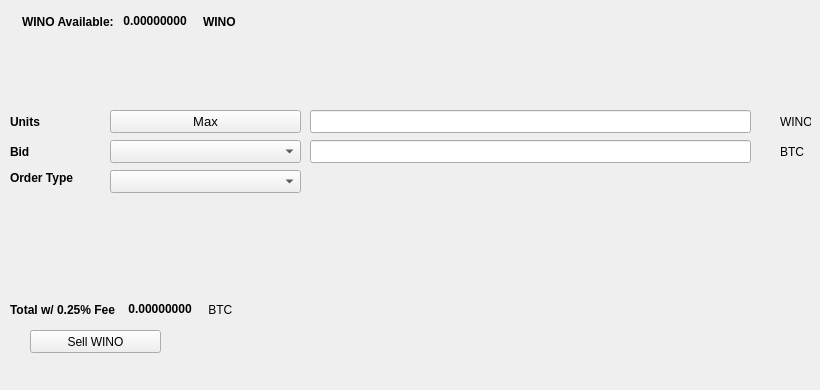
   <widget class="QWidget" name="SellTab">
    <attribute name="title">
     <string>Sell</string>
    </attribute>
    <widget class="QLabel" name="label_16">
     <property name="geometry">
      <rect>
       <x>780</x>
       <y>140</y>
       <width>31</width>
       <height>23</height>
      </rect>
     </property>
     <property name="text">
      <string>BTC</string>
     </property>
    </widget>
    <widget class="QComboBox" name="SellBidcomboBox">
     <property name="geometry">
      <rect>
       <x>110</x>
       <y>140</y>
       <width>191</width>
       <height>23</height>
      </rect>
     </property>
     <property name="font">
      <font>
       <pointsize>10</pointsize>
      </font>
     </property>
    </widget>
    <widget class="QLabel" name="label_18">
     <property name="geometry">
      <rect>
       <x>10</x>
       <y>110</y>
       <width>46</width>
       <height>23</height>
      </rect>
     </property>
     <property name="font">
      <font>
       <weight>75</weight>
       <bold>true</bold>
      </font>
     </property>
     <property name="text">
      <string>Units</string>
     </property>
    </widget>
    <widget class="QPushButton" name="Sell_Max_Amount">
     <property name="geometry">
      <rect>
       <x>110</x>
       <y>110</y>
       <width>191</width>
       <height>23</height>
      </rect>
     </property>
     <property name="font">
      <font>
       <pointsize>10</pointsize>
      </font>
     </property>
     <property name="text">
      <string>Max</string>
     </property>
    </widget>
    <widget class="QLabel" name="label_20">
     <property name="geometry">
      <rect>
       <x>10</x>
       <y>170</y>
       <width>91</width>
       <height>16</height>
      </rect>
     </property>
     <property name="font">
      <font>
       <weight>75</weight>
       <bold>true</bold>
      </font>
     </property>
     <property name="text">
      <string>Order Type</string>
     </property>
    </widget>
    <widget class="QComboBox" name="SellOrdertypeCombo">
     <property name="geometry">
      <rect>
       <x>110</x>
       <y>170</y>
       <width>191</width>
       <height>23</height>
      </rect>
     </property>
     <property name="font">
      <font>
       <pointsize>10</pointsize>
      </font>
     </property>
    </widget>
    <widget class="QLabel" name="label_21">
     <property name="geometry">
      <rect>
       <x>10</x>
       <y>140</y>
       <width>46</width>
       <height>23</height>
      </rect>
     </property>
     <property name="font">
      <font>
       <weight>75</weight>
       <bold>true</bold>
      </font>
     </property>
     <property name="text">
      <string>Bid</string>
     </property>
    </widget>
    <widget class="QLabel" name="label_22">
     <property name="geometry">
      <rect>
       <x>780</x>
       <y>110</y>
       <width>31</width>
       <height>23</height>
      </rect>
     </property>
     <property name="text">
      <string>WINO</string>
     </property>
    </widget>
    <widget class="QLineEdit" name="UnitsInputWINO">
     <property name="geometry">
      <rect>
       <x>310</x>
       <y>110</y>
       <width>441</width>
       <height>23</height>
      </rect>
     </property>
     <property name="font">
      <font>
       <pointsize>9</pointsize>
       <weight>75</weight>
       <bold>true</bold>
      </font>
     </property>
    </widget>
    <widget class="QLineEdit" name="SellBidPriceEdit">
     <property name="geometry">
      <rect>
       <x>310</x>
       <y>140</y>
       <width>441</width>
       <height>23</height>
      </rect>
     </property>
     <property name="font">
      <font>
       <pointsize>9</pointsize>
       <weight>75</weight>
       <bold>true</bold>
      </font>
     </property>
    </widget>
    <widget class="QPushButton" name="SellWINOBTN">
     <property name="geometry">
      <rect>
       <x>30</x>
       <y>330</y>
       <width>131</width>
       <height>23</height>
      </rect>
     </property>
     <property name="text">
      <string>Sell WINO</string>
     </property>
     <property name="icon">
      <iconset resource="../wino">
       <normaloff>:/icons/bitcoin</normaloff>:/icons/bitcoin</iconset>
     </property>
    </widget>
    <widget class="QWidget" name="layoutWidget3">
     <property name="geometry">
      <rect>
       <x>22</x>
       <y>12</y>
       <width>258</width>
       <height>19</height>
      </rect>
     </property>
     <layout class="QHBoxLayout" name="horizontalLayout">
      <item>
       <widget class="QLabel" name="label232_2">
        <property name="font">
         <font>
          <weight>75</weight>
          <bold>true</bold>
         </font>
        </property>
        <property name="text">
         <string>WINO Available:</string>
        </property>
       </widget>
      </item>
      <item>
       <widget class="QLabel" name="WINOAvailableLabel">
        <property name="palette">
         <palette>
          <active>
           <colorrole role="WindowText">
            <brush brushstyle="SolidPattern">
             <color alpha="255">
              <red>0</red>
              <green>0</green>
              <blue>0</blue>
             </color>
            </brush>
           </colorrole>
           <colorrole role="Button">
            <brush brushstyle="SolidPattern">
             <color alpha="255">
              <red>0</red>
              <green>170</green>
              <blue>0</blue>
             </color>
            </brush>
           </colorrole>
           <colorrole role="Light">
            <brush brushstyle="SolidPattern">
             <color alpha="255">
              <red>0</red>
              <green>255</green>
              <blue>0</blue>
             </color>
            </brush>
           </colorrole>
           <colorrole role="Midlight">
            <brush brushstyle="SolidPattern">
             <color alpha="255">
              <red>0</red>
              <green>212</green>
              <blue>0</blue>
             </color>
            </brush>
           </colorrole>
           <colorrole role="Dark">
            <brush brushstyle="SolidPattern">
             <color alpha="255">
              <red>0</red>
              <green>85</green>
              <blue>0</blue>
             </color>
            </brush>
           </colorrole>
           <colorrole role="Mid">
            <brush brushstyle="SolidPattern">
             <color alpha="255">
              <red>0</red>
              <green>113</green>
              <blue>0</blue>
             </color>
            </brush>
           </colorrole>
           <colorrole role="Text">
            <brush brushstyle="SolidPattern">
             <color alpha="255">
              <red>0</red>
              <green>170</green>
              <blue>0</blue>
             </color>
            </brush>
           </colorrole>
           <colorrole role="BrightText">
            <brush brushstyle="SolidPattern">
             <color alpha="255">
              <red>255</red>
              <green>255</green>
              <blue>255</blue>
             </color>
            </brush>
           </colorrole>
           <colorrole role="ButtonText">
            <brush brushstyle="SolidPattern">
             <color alpha="255">
              <red>0</red>
              <green>0</green>
              <blue>0</blue>
             </color>
            </brush>
           </colorrole>
           <colorrole role="Base">
            <brush brushstyle="SolidPattern">
             <color alpha="255">
              <red>255</red>
              <green>255</green>
              <blue>255</blue>
             </color>
            </brush>
           </colorrole>
           <colorrole role="Window">
            <brush brushstyle="SolidPattern">
             <color alpha="255">
              <red>0</red>
              <green>170</green>
              <blue>0</blue>
             </color>
            </brush>
           </colorrole>
           <colorrole role="Shadow">
            <brush brushstyle="SolidPattern">
             <color alpha="255">
              <red>0</red>
              <green>0</green>
              <blue>0</blue>
             </color>
            </brush>
           </colorrole>
           <colorrole role="AlternateBase">
            <brush brushstyle="SolidPattern">
             <color alpha="255">
              <red>127</red>
              <green>212</green>
              <blue>127</blue>
             </color>
            </brush>
           </colorrole>
           <colorrole role="ToolTipBase">
            <brush brushstyle="SolidPattern">
             <color alpha="255">
              <red>255</red>
              <green>255</green>
              <blue>220</blue>
             </color>
            </brush>
           </colorrole>
           <colorrole role="ToolTipText">
            <brush brushstyle="SolidPattern">
             <color alpha="255">
              <red>0</red>
              <green>0</green>
              <blue>0</blue>
             </color>
            </brush>
           </colorrole>
          </active>
          <inactive>
           <colorrole role="WindowText">
            <brush brushstyle="SolidPattern">
             <color alpha="255">
              <red>0</red>
              <green>0</green>
              <blue>0</blue>
             </color>
            </brush>
           </colorrole>
           <colorrole role="Button">
            <brush brushstyle="SolidPattern">
             <color alpha="255">
              <red>0</red>
              <green>170</green>
              <blue>0</blue>
             </color>
            </brush>
           </colorrole>
           <colorrole role="Light">
            <brush brushstyle="SolidPattern">
             <color alpha="255">
              <red>0</red>
              <green>255</green>
              <blue>0</blue>
             </color>
            </brush>
           </colorrole>
           <colorrole role="Midlight">
            <brush brushstyle="SolidPattern">
             <color alpha="255">
              <red>0</red>
              <green>212</green>
              <blue>0</blue>
             </color>
            </brush>
           </colorrole>
           <colorrole role="Dark">
            <brush brushstyle="SolidPattern">
             <color alpha="255">
              <red>0</red>
              <green>85</green>
              <blue>0</blue>
             </color>
            </brush>
           </colorrole>
           <colorrole role="Mid">
            <brush brushstyle="SolidPattern">
             <color alpha="255">
              <red>0</red>
              <green>113</green>
              <blue>0</blue>
             </color>
            </brush>
           </colorrole>
           <colorrole role="Text">
            <brush brushstyle="SolidPattern">
             <color alpha="255">
              <red>0</red>
              <green>170</green>
              <blue>0</blue>
             </color>
            </brush>
           </colorrole>
           <colorrole role="BrightText">
            <brush brushstyle="SolidPattern">
             <color alpha="255">
              <red>255</red>
              <green>255</green>
              <blue>255</blue>
             </color>
            </brush>
           </colorrole>
           <colorrole role="ButtonText">
            <brush brushstyle="SolidPattern">
             <color alpha="255">
              <red>0</red>
              <green>0</green>
              <blue>0</blue>
             </color>
            </brush>
           </colorrole>
           <colorrole role="Base">
            <brush brushstyle="SolidPattern">
             <color alpha="255">
              <red>255</red>
              <green>255</green>
              <blue>255</blue>
             </color>
            </brush>
           </colorrole>
           <colorrole role="Window">
            <brush brushstyle="SolidPattern">
             <color alpha="255">
              <red>0</red>
              <green>170</green>
              <blue>0</blue>
             </color>
            </brush>
           </colorrole>
           <colorrole role="Shadow">
            <brush brushstyle="SolidPattern">
             <color alpha="255">
              <red>0</red>
              <green>0</green>
              <blue>0</blue>
             </color>
            </brush>
           </colorrole>
           <colorrole role="AlternateBase">
            <brush brushstyle="SolidPattern">
             <color alpha="255">
              <red>127</red>
              <green>212</green>
              <blue>127</blue>
             </color>
            </brush>
           </colorrole>
           <colorrole role="ToolTipBase">
            <brush brushstyle="SolidPattern">
             <color alpha="255">
              <red>255</red>
              <green>255</green>
              <blue>220</blue>
             </color>
            </brush>
           </colorrole>
           <colorrole role="ToolTipText">
            <brush brushstyle="SolidPattern">
             <color alpha="255">
              <red>0</red>
              <green>0</green>
              <blue>0</blue>
             </color>
            </brush>
           </colorrole>
          </inactive>
          <disabled>
           <colorrole role="WindowText">
            <brush brushstyle="SolidPattern">
             <color alpha="255">
              <red>0</red>
              <green>85</green>
              <blue>0</blue>
             </color>
            </brush>
           </colorrole>
           <colorrole role="Button">
            <brush brushstyle="SolidPattern">
             <color alpha="255">
              <red>0</red>
              <green>170</green>
              <blue>0</blue>
             </color>
            </brush>
           </colorrole>
           <colorrole role="Light">
            <brush brushstyle="SolidPattern">
             <color alpha="255">
              <red>0</red>
              <green>255</green>
              <blue>0</blue>
             </color>
            </brush>
           </colorrole>
           <colorrole role="Midlight">
            <brush brushstyle="SolidPattern">
             <color alpha="255">
              <red>0</red>
              <green>212</green>
              <blue>0</blue>
             </color>
            </brush>
           </colorrole>
           <colorrole role="Dark">
            <brush brushstyle="SolidPattern">
             <color alpha="255">
              <red>0</red>
              <green>85</green>
              <blue>0</blue>
             </color>
            </brush>
           </colorrole>
           <colorrole role="Mid">
            <brush brushstyle="SolidPattern">
             <color alpha="255">
              <red>0</red>
              <green>113</green>
              <blue>0</blue>
             </color>
            </brush>
           </colorrole>
           <colorrole role="Text">
            <brush brushstyle="SolidPattern">
             <color alpha="255">
              <red>0</red>
              <green>85</green>
              <blue>0</blue>
             </color>
            </brush>
           </colorrole>
           <colorrole role="BrightText">
            <brush brushstyle="SolidPattern">
             <color alpha="255">
              <red>255</red>
              <green>255</green>
              <blue>255</blue>
             </color>
            </brush>
           </colorrole>
           <colorrole role="ButtonText">
            <brush brushstyle="SolidPattern">
             <color alpha="255">
              <red>0</red>
              <green>85</green>
              <blue>0</blue>
             </color>
            </brush>
           </colorrole>
           <colorrole role="Base">
            <brush brushstyle="SolidPattern">
             <color alpha="255">
              <red>0</red>
              <green>170</green>
              <blue>0</blue>
             </color>
            </brush>
           </colorrole>
           <colorrole role="Window">
            <brush brushstyle="SolidPattern">
             <color alpha="255">
              <red>0</red>
              <green>170</green>
              <blue>0</blue>
             </color>
            </brush>
           </colorrole>
           <colorrole role="Shadow">
            <brush brushstyle="SolidPattern">
             <color alpha="255">
              <red>0</red>
              <green>0</green>
              <blue>0</blue>
             </color>
            </brush>
           </colorrole>
           <colorrole role="AlternateBase">
            <brush brushstyle="SolidPattern">
             <color alpha="255">
              <red>0</red>
              <green>170</green>
              <blue>0</blue>
             </color>
            </brush>
           </colorrole>
           <colorrole role="ToolTipBase">
            <brush brushstyle="SolidPattern">
             <color alpha="255">
              <red>255</red>
              <green>255</green>
              <blue>220</blue>
             </color>
            </brush>
           </colorrole>
           <colorrole role="ToolTipText">
            <brush brushstyle="SolidPattern">
             <color alpha="255">
              <red>0</red>
              <green>0</green>
              <blue>0</blue>
             </color>
            </brush>
           </colorrole>
          </disabled>
         </palette>
        </property>
        <property name="font">
         <font>
          <weight>75</weight>
          <bold>true</bold>
         </font>
        </property>
        <property name="text">
         <string> 0.00000000 </string>
        </property>
        <property name="textInteractionFlags">
         <set>Qt::LinksAccessibleByMouse|Qt::TextSelectableByKeyboard|Qt::TextSelectableByMouse</set>
        </property>
       </widget>
      </item>
      <item>
       <widget class="QLabel" name="labelWINO">
        <property name="font">
         <font>
          <weight>75</weight>
          <bold>true</bold>
         </font>
        </property>
        <property name="text">
         <string>WINO</string>
        </property>
       </widget>
      </item>
     </layout>
    </widget>
    <widget class="QWidget" name="layoutWidget">
     <property name="geometry">
      <rect>
       <x>10</x>
       <y>300</y>
       <width>268</width>
       <height>19</height>
      </rect>
     </property>
     <layout class="QHBoxLayout" name="horizontalLayout_2">
      <item>
       <widget class="QLabel" name="label_19">
        <property name="font">
         <font>
          <weight>75</weight>
          <bold>true</bold>
         </font>
        </property>
        <property name="text">
         <string>Total w/ 0.25% Fee </string>
        </property>
       </widget>
      </item>
      <item>
       <widget class="QLabel" name="SellCostLabel">
        <property name="palette">
         <palette>
          <active>
           <colorrole role="WindowText">
            <brush brushstyle="SolidPattern">
             <color alpha="255">
              <red>0</red>
              <green>0</green>
              <blue>0</blue>
             </color>
            </brush>
           </colorrole>
           <colorrole role="Button">
            <brush brushstyle="SolidPattern">
             <color alpha="255">
              <red>0</red>
              <green>170</green>
              <blue>0</blue>
             </color>
            </brush>
           </colorrole>
           <colorrole role="Light">
            <brush brushstyle="SolidPattern">
             <color alpha="255">
              <red>0</red>
              <green>255</green>
              <blue>0</blue>
             </color>
            </brush>
           </colorrole>
           <colorrole role="Midlight">
            <brush brushstyle="SolidPattern">
             <color alpha="255">
              <red>0</red>
              <green>212</green>
              <blue>0</blue>
             </color>
            </brush>
           </colorrole>
           <colorrole role="Dark">
            <brush brushstyle="SolidPattern">
             <color alpha="255">
              <red>0</red>
              <green>85</green>
              <blue>0</blue>
             </color>
            </brush>
           </colorrole>
           <colorrole role="Mid">
            <brush brushstyle="SolidPattern">
             <color alpha="255">
              <red>0</red>
              <green>113</green>
              <blue>0</blue>
             </color>
            </brush>
           </colorrole>
           <colorrole role="Text">
            <brush brushstyle="SolidPattern">
             <color alpha="255">
              <red>0</red>
              <green>170</green>
              <blue>0</blue>
             </color>
            </brush>
           </colorrole>
           <colorrole role="BrightText">
            <brush brushstyle="SolidPattern">
             <color alpha="255">
              <red>255</red>
              <green>255</green>
              <blue>255</blue>
             </color>
            </brush>
           </colorrole>
           <colorrole role="ButtonText">
            <brush brushstyle="SolidPattern">
             <color alpha="255">
              <red>0</red>
              <green>0</green>
              <blue>0</blue>
             </color>
            </brush>
           </colorrole>
           <colorrole role="Base">
            <brush brushstyle="SolidPattern">
             <color alpha="255">
              <red>255</red>
              <green>255</green>
              <blue>255</blue>
             </color>
            </brush>
           </colorrole>
           <colorrole role="Window">
            <brush brushstyle="SolidPattern">
             <color alpha="255">
              <red>0</red>
              <green>170</green>
              <blue>0</blue>
             </color>
            </brush>
           </colorrole>
           <colorrole role="Shadow">
            <brush brushstyle="SolidPattern">
             <color alpha="255">
              <red>0</red>
              <green>0</green>
              <blue>0</blue>
             </color>
            </brush>
           </colorrole>
           <colorrole role="AlternateBase">
            <brush brushstyle="SolidPattern">
             <color alpha="255">
              <red>127</red>
              <green>212</green>
              <blue>127</blue>
             </color>
            </brush>
           </colorrole>
           <colorrole role="ToolTipBase">
            <brush brushstyle="SolidPattern">
             <color alpha="255">
              <red>255</red>
              <green>255</green>
              <blue>220</blue>
             </color>
            </brush>
           </colorrole>
           <colorrole role="ToolTipText">
            <brush brushstyle="SolidPattern">
             <color alpha="255">
              <red>0</red>
              <green>0</green>
              <blue>0</blue>
             </color>
            </brush>
           </colorrole>
          </active>
          <inactive>
           <colorrole role="WindowText">
            <brush brushstyle="SolidPattern">
             <color alpha="255">
              <red>0</red>
              <green>0</green>
              <blue>0</blue>
             </color>
            </brush>
           </colorrole>
           <colorrole role="Button">
            <brush brushstyle="SolidPattern">
             <color alpha="255">
              <red>0</red>
              <green>170</green>
              <blue>0</blue>
             </color>
            </brush>
           </colorrole>
           <colorrole role="Light">
            <brush brushstyle="SolidPattern">
             <color alpha="255">
              <red>0</red>
              <green>255</green>
              <blue>0</blue>
             </color>
            </brush>
           </colorrole>
           <colorrole role="Midlight">
            <brush brushstyle="SolidPattern">
             <color alpha="255">
              <red>0</red>
              <green>212</green>
              <blue>0</blue>
             </color>
            </brush>
           </colorrole>
           <colorrole role="Dark">
            <brush brushstyle="SolidPattern">
             <color alpha="255">
              <red>0</red>
              <green>85</green>
              <blue>0</blue>
             </color>
            </brush>
           </colorrole>
           <colorrole role="Mid">
            <brush brushstyle="SolidPattern">
             <color alpha="255">
              <red>0</red>
              <green>113</green>
              <blue>0</blue>
             </color>
            </brush>
           </colorrole>
           <colorrole role="Text">
            <brush brushstyle="SolidPattern">
             <color alpha="255">
              <red>0</red>
              <green>170</green>
              <blue>0</blue>
             </color>
            </brush>
           </colorrole>
           <colorrole role="BrightText">
            <brush brushstyle="SolidPattern">
             <color alpha="255">
              <red>255</red>
              <green>255</green>
              <blue>255</blue>
             </color>
            </brush>
           </colorrole>
           <colorrole role="ButtonText">
            <brush brushstyle="SolidPattern">
             <color alpha="255">
              <red>0</red>
              <green>0</green>
              <blue>0</blue>
             </color>
            </brush>
           </colorrole>
           <colorrole role="Base">
            <brush brushstyle="SolidPattern">
             <color alpha="255">
              <red>255</red>
              <green>255</green>
              <blue>255</blue>
             </color>
            </brush>
           </colorrole>
           <colorrole role="Window">
            <brush brushstyle="SolidPattern">
             <color alpha="255">
              <red>0</red>
              <green>170</green>
              <blue>0</blue>
             </color>
            </brush>
           </colorrole>
           <colorrole role="Shadow">
            <brush brushstyle="SolidPattern">
             <color alpha="255">
              <red>0</red>
              <green>0</green>
              <blue>0</blue>
             </color>
            </brush>
           </colorrole>
           <colorrole role="AlternateBase">
            <brush brushstyle="SolidPattern">
             <color alpha="255">
              <red>127</red>
              <green>212</green>
              <blue>127</blue>
             </color>
            </brush>
           </colorrole>
           <colorrole role="ToolTipBase">
            <brush brushstyle="SolidPattern">
             <color alpha="255">
              <red>255</red>
              <green>255</green>
              <blue>220</blue>
             </color>
            </brush>
           </colorrole>
           <colorrole role="ToolTipText">
            <brush brushstyle="SolidPattern">
             <color alpha="255">
              <red>0</red>
              <green>0</green>
              <blue>0</blue>
             </color>
            </brush>
           </colorrole>
          </inactive>
          <disabled>
           <colorrole role="WindowText">
            <brush brushstyle="SolidPattern">
             <color alpha="255">
              <red>0</red>
              <green>85</green>
              <blue>0</blue>
             </color>
            </brush>
           </colorrole>
           <colorrole role="Button">
            <brush brushstyle="SolidPattern">
             <color alpha="255">
              <red>0</red>
              <green>170</green>
              <blue>0</blue>
             </color>
            </brush>
           </colorrole>
           <colorrole role="Light">
            <brush brushstyle="SolidPattern">
             <color alpha="255">
              <red>0</red>
              <green>255</green>
              <blue>0</blue>
             </color>
            </brush>
           </colorrole>
           <colorrole role="Midlight">
            <brush brushstyle="SolidPattern">
             <color alpha="255">
              <red>0</red>
              <green>212</green>
              <blue>0</blue>
             </color>
            </brush>
           </colorrole>
           <colorrole role="Dark">
            <brush brushstyle="SolidPattern">
             <color alpha="255">
              <red>0</red>
              <green>85</green>
              <blue>0</blue>
             </color>
            </brush>
           </colorrole>
           <colorrole role="Mid">
            <brush brushstyle="SolidPattern">
             <color alpha="255">
              <red>0</red>
              <green>113</green>
              <blue>0</blue>
             </color>
            </brush>
           </colorrole>
           <colorrole role="Text">
            <brush brushstyle="SolidPattern">
             <color alpha="255">
              <red>0</red>
              <green>85</green>
              <blue>0</blue>
             </color>
            </brush>
           </colorrole>
           <colorrole role="BrightText">
            <brush brushstyle="SolidPattern">
             <color alpha="255">
              <red>255</red>
              <green>255</green>
              <blue>255</blue>
             </color>
            </brush>
           </colorrole>
           <colorrole role="ButtonText">
            <brush brushstyle="SolidPattern">
             <color alpha="255">
              <red>0</red>
              <green>85</green>
              <blue>0</blue>
             </color>
            </brush>
           </colorrole>
           <colorrole role="Base">
            <brush brushstyle="SolidPattern">
             <color alpha="255">
              <red>0</red>
              <green>170</green>
              <blue>0</blue>
             </color>
            </brush>
           </colorrole>
           <colorrole role="Window">
            <brush brushstyle="SolidPattern">
             <color alpha="255">
              <red>0</red>
              <green>170</green>
              <blue>0</blue>
             </color>
            </brush>
           </colorrole>
           <colorrole role="Shadow">
            <brush brushstyle="SolidPattern">
             <color alpha="255">
              <red>0</red>
              <green>0</green>
              <blue>0</blue>
             </color>
            </brush>
           </colorrole>
           <colorrole role="AlternateBase">
            <brush brushstyle="SolidPattern">
             <color alpha="255">
              <red>0</red>
              <green>170</green>
              <blue>0</blue>
             </color>
            </brush>
           </colorrole>
           <colorrole role="ToolTipBase">
            <brush brushstyle="SolidPattern">
             <color alpha="255">
              <red>255</red>
              <green>255</green>
              <blue>220</blue>
             </color>
            </brush>
           </colorrole>
           <colorrole role="ToolTipText">
            <brush brushstyle="SolidPattern">
             <color alpha="255">
              <red>0</red>
              <green>0</green>
              <blue>0</blue>
             </color>
            </brush>
           </colorrole>
          </disabled>
         </palette>
        </property>
        <property name="font">
         <font>
          <weight>75</weight>
          <bold>true</bold>
         </font>
        </property>
        <property name="autoFillBackground">
         <bool>false</bool>
        </property>
        <property name="text">
         <string> 0.00000000</string>
        </property>
        <property name="textInteractionFlags">
         <set>Qt::LinksAccessibleByMouse|Qt::TextSelectableByMouse</set>
        </property>
       </widget>
      </item>
      <item>
       <widget class="QLabel" name="label_17">
        <property name="font">
         <font>
          <weight>50</weight>
          <bold>false</bold>
         </font>
        </property>
        <property name="text">
         <string> BTC</string>
        </property>
       </widget>
      </item>
     </layout>
    </widget>
    <widget class="QLabel" name="label_23">
     <property name="geometry">
      <rect>
       <x>460</x>
       <y>300</y>
       <width>281</width>
       <height>81</height>
      </rect>
     </property>
     <property name="text">
      <string/>
     </property>
     <property name="pixmap">
      <pixmap>:/images/bittrex</pixmap>
     </property>
    </widget>
   </widget>
